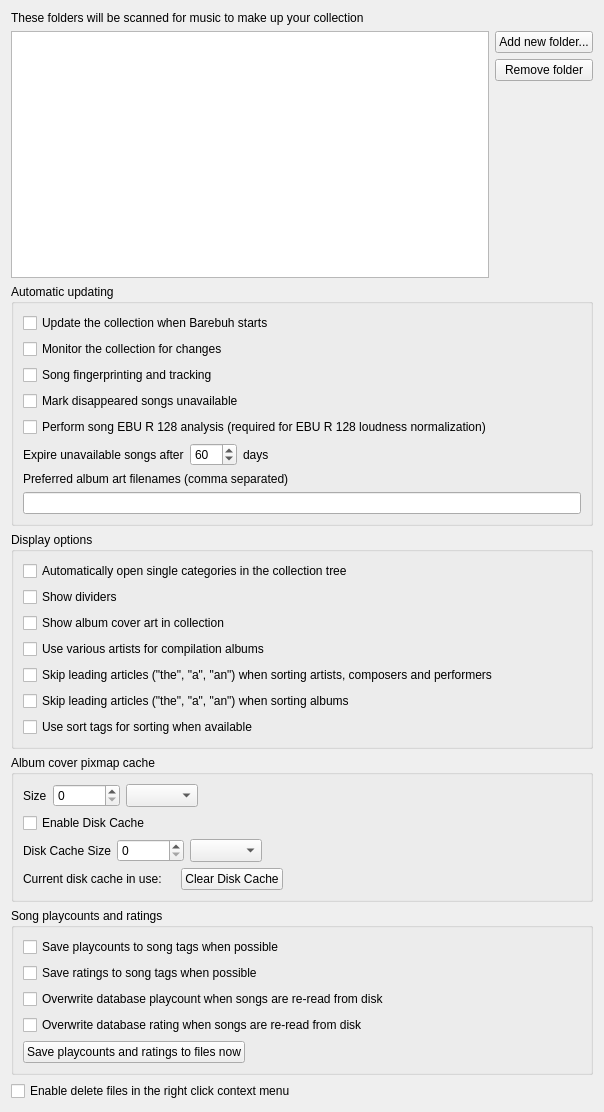
<?xml version="1.0" encoding="UTF-8"?>
<ui version="4.0">
 <class>CollectionSettingsPage</class>
 <widget class="QWidget" name="CollectionSettingsPage">
  <property name="geometry">
   <rect>
    <x>0</x>
    <y>0</y>
    <width>604</width>
    <height>1112</height>
   </rect>
  </property>
  <property name="windowTitle">
   <string>Collection</string>
  </property>
  <layout class="QVBoxLayout" name="layout_collectionsettingspage">
   <item>
    <widget class="QLabel" name="label_collection_folders">
     <property name="text">
      <string>These folders will be scanned for music to make up your collection</string>
     </property>
    </widget>
   </item>
   <item>
    <layout class="QHBoxLayout" name="layout_collection_folders">
     <item>
      <widget class="QListView" name="list">
       <property name="editTriggers">
        <set>QAbstractItemView::NoEditTriggers</set>
       </property>
       <property name="iconSize">
        <size>
         <width>16</width>
         <height>16</height>
        </size>
       </property>
       <property name="uniformItemSizes">
        <bool>true</bool>
       </property>
      </widget>
     </item>
     <item>
      <layout class="QVBoxLayout" name="layout_collection_folder_buttons">
       <item>
        <widget class="QPushButton" name="add_directory">
         <property name="text">
          <string>Add new folder...</string>
         </property>
         <property name="flat">
          <bool>false</bool>
         </property>
        </widget>
       </item>
       <item>
        <widget class="QPushButton" name="remove_directory">
         <property name="text">
          <string>Remove folder</string>
         </property>
        </widget>
       </item>
       <item>
        <spacer name="spacer_collection_buttons">
         <property name="orientation">
          <enum>Qt::Vertical</enum>
         </property>
         <property name="sizeHint" stdset="0">
          <size>
           <width>20</width>
           <height>40</height>
          </size>
         </property>
        </spacer>
       </item>
      </layout>
     </item>
    </layout>
   </item>
   <item>
    <widget class="QGroupBox" name="groupbox_updating">
     <property name="title">
      <string>Automatic updating</string>
     </property>
     <layout class="QVBoxLayout" name="layout_updating">
      <item>
       <widget class="QCheckBox" name="startup_scan">
        <property name="text">
         <string>Update the collection when Barebuh starts</string>
        </property>
       </widget>
      </item>
      <item>
       <widget class="QCheckBox" name="monitor">
        <property name="text">
         <string>Monitor the collection for changes</string>
        </property>
       </widget>
      </item>
      <item>
       <widget class="QCheckBox" name="song_tracking">
        <property name="text">
         <string>Song fingerprinting and tracking</string>
        </property>
       </widget>
      </item>
      <item>
       <widget class="QCheckBox" name="mark_songs_unavailable">
        <property name="text">
         <string>Mark disappeared songs unavailable</string>
        </property>
       </widget>
      </item>
      <item>
       <widget class="QCheckBox" name="song_ebur128_loudness_analysis">
        <property name="text">
         <string>Perform song EBU R 128 analysis (required for EBU R 128 loudness normalization)</string>
        </property>
       </widget>
      </item>
      <item>
       <widget class="QWidget" name="widget" native="true">
        <layout class="QHBoxLayout" name="horizontalLayout_2">
         <property name="leftMargin">
          <number>0</number>
         </property>
         <property name="topMargin">
          <number>0</number>
         </property>
         <property name="rightMargin">
          <number>0</number>
         </property>
         <property name="bottomMargin">
          <number>0</number>
         </property>
         <item>
          <widget class="QLabel" name="label_expire_unavailable_songs_after">
           <property name="sizePolicy">
            <sizepolicy hsizetype="Fixed" vsizetype="Preferred">
             <horstretch>0</horstretch>
             <verstretch>0</verstretch>
            </sizepolicy>
           </property>
           <property name="text">
            <string>Expire unavailable songs after</string>
           </property>
          </widget>
         </item>
         <item>
          <widget class="QSpinBox" name="expire_unavailable_songs_days">
           <property name="maximum">
            <number>365</number>
           </property>
           <property name="value">
            <number>60</number>
           </property>
          </widget>
         </item>
         <item>
          <widget class="QLabel" name="label_expire_unavailable_songs_days">
           <property name="sizePolicy">
            <sizepolicy hsizetype="Fixed" vsizetype="Preferred">
             <horstretch>0</horstretch>
             <verstretch>0</verstretch>
            </sizepolicy>
           </property>
           <property name="text">
            <string>days</string>
           </property>
          </widget>
         </item>
         <item>
          <spacer name="spacer_expire_unavailable_songs">
           <property name="orientation">
            <enum>Qt::Horizontal</enum>
           </property>
           <property name="sizeHint" stdset="0">
            <size>
             <width>40</width>
             <height>20</height>
            </size>
           </property>
          </spacer>
         </item>
        </layout>
       </widget>
      </item>
      <item>
       <widget class="QLabel" name="label_preferred_cover_filenames">
        <property name="text">
         <string>Preferred album art filenames (comma separated)</string>
        </property>
       </widget>
      </item>
      <item>
       <widget class="QLineEdit" name="cover_art_patterns">
        <property name="toolTip">
         <string>When looking for album art Strawberry will first look for picture files that contain one of these words.
If there are no matches then it will use the largest image in the directory.</string>
        </property>
       </widget>
      </item>
     </layout>
    </widget>
   </item>
   <item>
    <widget class="QGroupBox" name="groupbox_display">
     <property name="title">
      <string>Display options</string>
     </property>
     <layout class="QVBoxLayout" name="layout_display">
      <item>
       <widget class="QCheckBox" name="auto_open">
        <property name="text">
         <string>Automatically open single categories in the collection tree</string>
        </property>
       </widget>
      </item>
      <item>
       <widget class="QCheckBox" name="show_dividers">
        <property name="text">
         <string>Show dividers</string>
        </property>
       </widget>
      </item>
      <item>
       <widget class="QCheckBox" name="pretty_covers">
        <property name="text">
         <string>Show album cover art in collection</string>
        </property>
       </widget>
      </item>
      <item>
       <widget class="QCheckBox" name="various_artists">
        <property name="text">
         <string>Use various artists for compilation albums</string>
        </property>
       </widget>
      </item>
      <item>
       <widget class="QCheckBox" name="checkbox_skip_articles_for_artists">
        <property name="text">
         <string>Skip leading articles (&quot;the&quot;, &quot;a&quot;, &quot;an&quot;) when sorting artists, composers and performers</string>
        </property>
       </widget>
      </item>
      <item>
       <widget class="QCheckBox" name="checkbox_skip_articles_for_albums">
        <property name="text">
         <string>Skip leading articles (&quot;the&quot;, &quot;a&quot;, &quot;an&quot;) when sorting albums</string>
        </property>
       </widget>
      </item>
      <item>
       <widget class="QCheckBox" name="checkbox_use_sort_tags">
        <property name="text">
         <string>Use sort tags for sorting when available</string>
        </property>
       </widget>
      </item>
     </layout>
    </widget>
   </item>
   <item>
    <widget class="QGroupBox" name="groupbox_albumcovercache">
     <property name="title">
      <string>Album cover pixmap cache</string>
     </property>
     <layout class="QVBoxLayout" name="verticalLayout">
      <item>
       <layout class="QGridLayout" name="layout_cache_size">
        <item row="0" column="2">
         <widget class="QSpinBox" name="spinbox_cache_size">
          <property name="sizePolicy">
           <sizepolicy hsizetype="Minimum" vsizetype="Preferred">
            <horstretch>0</horstretch>
            <verstretch>0</verstretch>
           </sizepolicy>
          </property>
          <property name="maximumSize">
           <size>
            <width>80</width>
            <height>16777215</height>
           </size>
          </property>
          <property name="maximum">
           <number>1048576</number>
          </property>
         </widget>
        </item>
        <item row="0" column="0">
         <widget class="QLabel" name="label_cache_size">
          <property name="sizePolicy">
           <sizepolicy hsizetype="Minimum" vsizetype="Preferred">
            <horstretch>0</horstretch>
            <verstretch>0</verstretch>
           </sizepolicy>
          </property>
          <property name="text">
           <string>Size</string>
          </property>
         </widget>
        </item>
        <item row="0" column="3">
         <widget class="QComboBox" name="combobox_cache_size">
          <property name="sizePolicy">
           <sizepolicy hsizetype="Minimum" vsizetype="Preferred">
            <horstretch>0</horstretch>
            <verstretch>0</verstretch>
           </sizepolicy>
          </property>
         </widget>
        </item>
        <item row="0" column="4">
         <spacer name="spacer_cache_size">
          <property name="orientation">
           <enum>Qt::Horizontal</enum>
          </property>
          <property name="sizeHint" stdset="0">
           <size>
            <width>0</width>
            <height>0</height>
           </size>
          </property>
         </spacer>
        </item>
       </layout>
      </item>
      <item>
       <layout class="QHBoxLayout" name="layout_disk_cache">
        <item>
         <widget class="QCheckBox" name="checkbox_disk_cache">
          <property name="text">
           <string>Enable Disk Cache</string>
          </property>
         </widget>
        </item>
        <item>
         <spacer name="spacer_disk_cache">
          <property name="orientation">
           <enum>Qt::Horizontal</enum>
          </property>
          <property name="sizeHint" stdset="0">
           <size>
            <width>0</width>
            <height>0</height>
           </size>
          </property>
         </spacer>
        </item>
       </layout>
      </item>
      <item>
       <layout class="QGridLayout" name="layout_disk_cache_size">
        <item row="0" column="0">
         <widget class="QLabel" name="label_disk_cache_size">
          <property name="sizePolicy">
           <sizepolicy hsizetype="Minimum" vsizetype="Preferred">
            <horstretch>0</horstretch>
            <verstretch>0</verstretch>
           </sizepolicy>
          </property>
          <property name="text">
           <string>Disk Cache Size</string>
          </property>
         </widget>
        </item>
        <item row="0" column="2">
         <widget class="QComboBox" name="combobox_disk_cache_size">
          <property name="sizePolicy">
           <sizepolicy hsizetype="Minimum" vsizetype="Preferred">
            <horstretch>0</horstretch>
            <verstretch>0</verstretch>
           </sizepolicy>
          </property>
         </widget>
        </item>
        <item row="0" column="1">
         <widget class="QSpinBox" name="spinbox_disk_cache_size">
          <property name="sizePolicy">
           <sizepolicy hsizetype="Minimum" vsizetype="Preferred">
            <horstretch>0</horstretch>
            <verstretch>0</verstretch>
           </sizepolicy>
          </property>
          <property name="maximumSize">
           <size>
            <width>80</width>
            <height>16777215</height>
           </size>
          </property>
          <property name="maximum">
           <number>1048576</number>
          </property>
         </widget>
        </item>
        <item row="0" column="4">
         <spacer name="spacer_disk_cache_size">
          <property name="orientation">
           <enum>Qt::Horizontal</enum>
          </property>
          <property name="sizeHint" stdset="0">
           <size>
            <width>0</width>
            <height>0</height>
           </size>
          </property>
         </spacer>
        </item>
       </layout>
      </item>
      <item>
       <layout class="QHBoxLayout" name="horizontalLayout">
        <item>
         <widget class="QLabel" name="label_disk_cache_in_use">
          <property name="text">
           <string>Current disk cache in use:</string>
          </property>
         </widget>
        </item>
        <item>
         <widget class="QLabel" name="disk_cache_in_use">
          <property name="text">
           <string/>
          </property>
         </widget>
        </item>
        <item>
         <widget class="QPushButton" name="button_clear_disk_cache">
          <property name="sizePolicy">
           <sizepolicy hsizetype="Minimum" vsizetype="Preferred">
            <horstretch>0</horstretch>
            <verstretch>0</verstretch>
           </sizepolicy>
          </property>
          <property name="text">
           <string>Clear Disk Cache</string>
          </property>
         </widget>
        </item>
        <item>
         <spacer name="spacer_disk_cache_in_use">
          <property name="orientation">
           <enum>Qt::Horizontal</enum>
          </property>
          <property name="sizeHint" stdset="0">
           <size>
            <width>0</width>
            <height>0</height>
           </size>
          </property>
         </spacer>
        </item>
       </layout>
      </item>
     </layout>
    </widget>
   </item>
   <item>
    <widget class="QGroupBox" name="groupbox_song_playcounts_and_ratings">
     <property name="title">
      <string>Song playcounts and ratings</string>
     </property>
     <layout class="QVBoxLayout" name="verticalLayout_3">
      <item>
       <widget class="QCheckBox" name="checkbox_save_playcounts">
        <property name="text">
         <string>Save playcounts to song tags when possible</string>
        </property>
       </widget>
      </item>
      <item>
       <widget class="QCheckBox" name="checkbox_save_ratings">
        <property name="text">
         <string>Save ratings to song tags when possible</string>
        </property>
       </widget>
      </item>
      <item>
       <widget class="QCheckBox" name="checkbox_overwrite_playcount">
        <property name="text">
         <string>Overwrite database playcount when songs are re-read from disk</string>
        </property>
       </widget>
      </item>
      <item>
       <widget class="QCheckBox" name="checkbox_overwrite_rating">
        <property name="text">
         <string>Overwrite database rating when songs are re-read from disk</string>
        </property>
       </widget>
      </item>
      <item>
       <layout class="QHBoxLayout" name="layout_statistics_button">
        <item>
         <widget class="QPushButton" name="button_save_stats">
          <property name="text">
           <string>Save playcounts and ratings to files now</string>
          </property>
         </widget>
        </item>
        <item>
         <spacer name="spacer_save_stats">
          <property name="orientation">
           <enum>Qt::Horizontal</enum>
          </property>
          <property name="sizeHint" stdset="0">
           <size>
            <width>40</width>
            <height>20</height>
           </size>
          </property>
         </spacer>
        </item>
       </layout>
      </item>
     </layout>
    </widget>
   </item>
   <item>
    <widget class="QCheckBox" name="checkbox_delete_files">
     <property name="text">
      <string>Enable delete files in the right click context menu</string>
     </property>
    </widget>
   </item>
  </layout>
 </widget>
 <tabstops>
  <tabstop>list</tabstop>
  <tabstop>add_directory</tabstop>
  <tabstop>remove_directory</tabstop>
  <tabstop>startup_scan</tabstop>
  <tabstop>monitor</tabstop>
  <tabstop>song_tracking</tabstop>
  <tabstop>mark_songs_unavailable</tabstop>
  <tabstop>song_ebur128_loudness_analysis</tabstop>
  <tabstop>expire_unavailable_songs_days</tabstop>
  <tabstop>cover_art_patterns</tabstop>
  <tabstop>auto_open</tabstop>
  <tabstop>show_dividers</tabstop>
  <tabstop>pretty_covers</tabstop>
  <tabstop>various_artists</tabstop>
  <tabstop>checkbox_skip_articles_for_artists</tabstop>
  <tabstop>checkbox_skip_articles_for_albums</tabstop>
  <tabstop>checkbox_use_sort_tags</tabstop>
  <tabstop>spinbox_cache_size</tabstop>
  <tabstop>combobox_cache_size</tabstop>
  <tabstop>checkbox_disk_cache</tabstop>
  <tabstop>spinbox_disk_cache_size</tabstop>
  <tabstop>combobox_disk_cache_size</tabstop>
  <tabstop>button_clear_disk_cache</tabstop>
  <tabstop>checkbox_save_playcounts</tabstop>
  <tabstop>checkbox_save_ratings</tabstop>
  <tabstop>checkbox_overwrite_playcount</tabstop>
  <tabstop>checkbox_overwrite_rating</tabstop>
  <tabstop>button_save_stats</tabstop>
  <tabstop>checkbox_delete_files</tabstop>
 </tabstops>
 <resources/>
 <connections/>
</ui>
